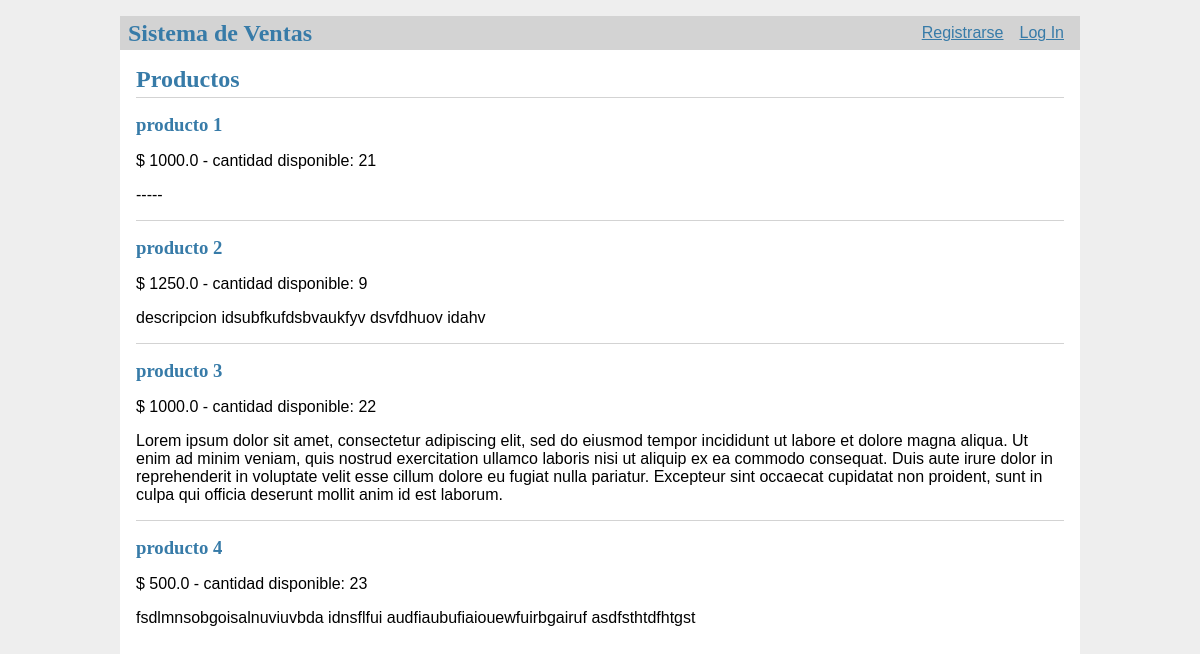
The page / on the database its author committed.
### tables this page shows
CREATE TABLE productos (
  id INTEGER PRIMARY KEY AUTOINCREMENT,
  nombre TEXT NOT NULL,
  descripcion TEXT NOT NULL,
  precio REAL NOT NULL,
  iva REAL NOT NULL,
  imagen TEXT DEFAULT NULL,
  stock INTEGER DEFAULT NULL
);

### flaskr/shop.py (the view)
@bp.route('/')
def index():
    productos = get_products()
    return render_template('shop/index.html', productos=productos)

### flaskr/auth.py (called while the page is built)
@bp.before_app_request
def load_logged_in_user():
    user_id = session.get('user_id')
    if user_id is None:
        g.user = None
    else:
        g.user = get_user_by_cuit(user_id)

### flaskr/data.py (called while the page is built)
def get_products():
    return get_db().execute(
        'SELECT * FROM productos'
    ).fetchall()

### flaskr/db.py (called while the page is built)
def get_db():
    if 'db' not in g:
        g.db = sqlite3.connect(
            current_app.config['DATABASE'],
            detect_types=sqlite3.PARSE_DECLTYPES
        )
        g.db.row_factory = sqlite3.Row
    return g.db

### flaskr/templates/shop/index.html (shortened to what this page needs)
{% extends 'base.html' %}
{% block header %}
  <h1>{% block title %}Productos{% endblock %}</h1>
{% endblock %}
{% block content %}
  {% for producto in productos %}
    <article class="article">
      <header>
        <div>
          <h1>{{ producto['nombre'] }}</h1>
          <div class="about">$ {{ producto['precio'] }}   - cantidad disponible: {{ producto['stock'] }}</div>
        </div>
      </header>
      <p class="body">{{ producto['descripcion'] }}</p>
    </article>
    {% if not loop.last %}
      <hr>
    {% endif %}
  {% endfor %}
{% endblock %}

### flaskr/static/style.css (style rules this page uses)
h1 { font-family: serif; color: #377ba8; margin: 1rem 0; }
hr { border: none; border-top: 1px solid lightgray; }
.content > header h1 { flex: auto; margin: 1rem 0 0.25rem 0; }

### rows shown on the page
productos: nombre "producto 1", precio "1000.0", stock "21", descripcion "-----"
productos: nombre "producto 2", precio "1250.0", stock "9", descripcion "descripcion idsubfkufdsbvaukfyv dsvfdhuov idahv"
productos: nombre "producto 3", precio "1000.0", stock "22", descripcion "Lorem ipsum dolor sit amet, consectetur adipiscing elit, sed do eiusmod tempor incididunt ut labore et dolore magna aliqua. Ut enim ad minim veniam, quis nostrud exercitation ullamco laboris nisi ut aliquip ex ea commodo consequat. Duis aute irure dolor in reprehenderit in voluptate velit esse cillum dolore eu fugiat nulla pariatur. Excepteur sint occaecat cupidatat non proident, sunt in culpa qui officia deserunt mollit anim id est laborum."
productos: nombre "producto 4", precio "500.0", stock "23", descripcion "fsdlmnsobgoisalnuviuvbda idnsflfui audfiaubufiaiouewfuirbgairuf asdfsthtdfhtgst"
